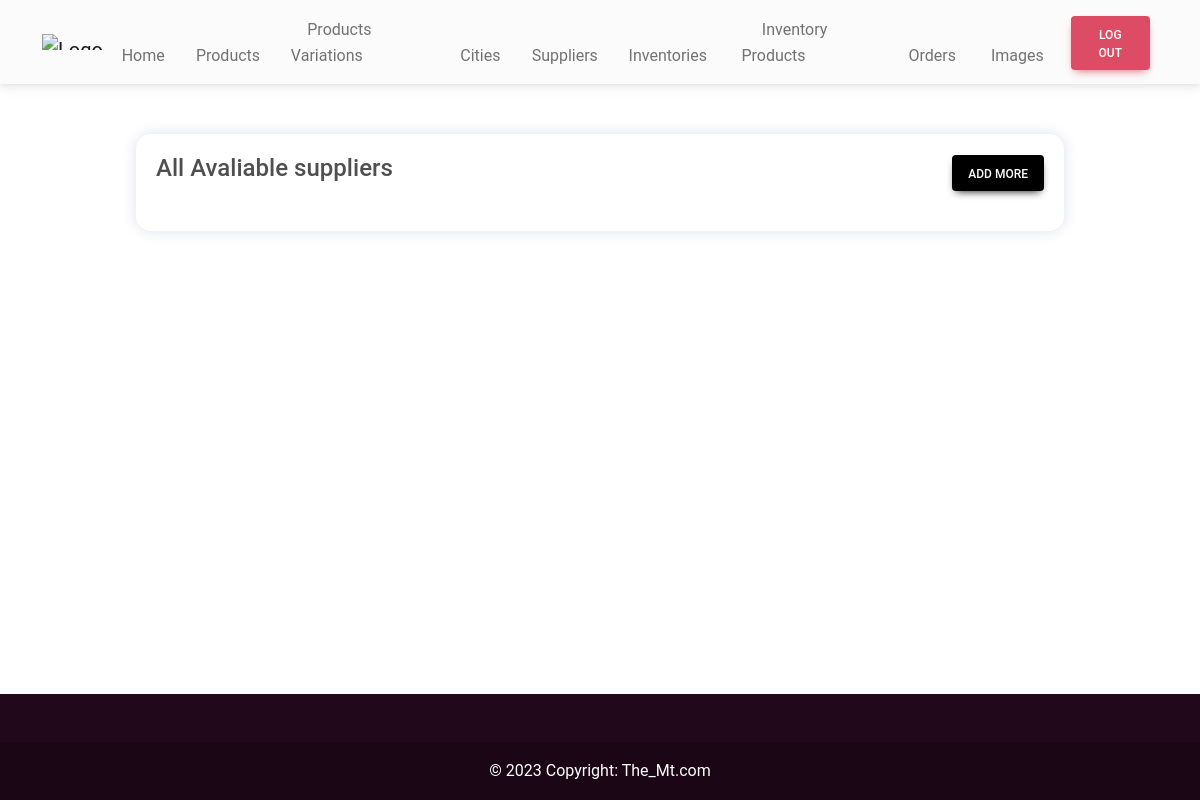
Before: /adminHome/supplierList/ (signed in) with the older database file.
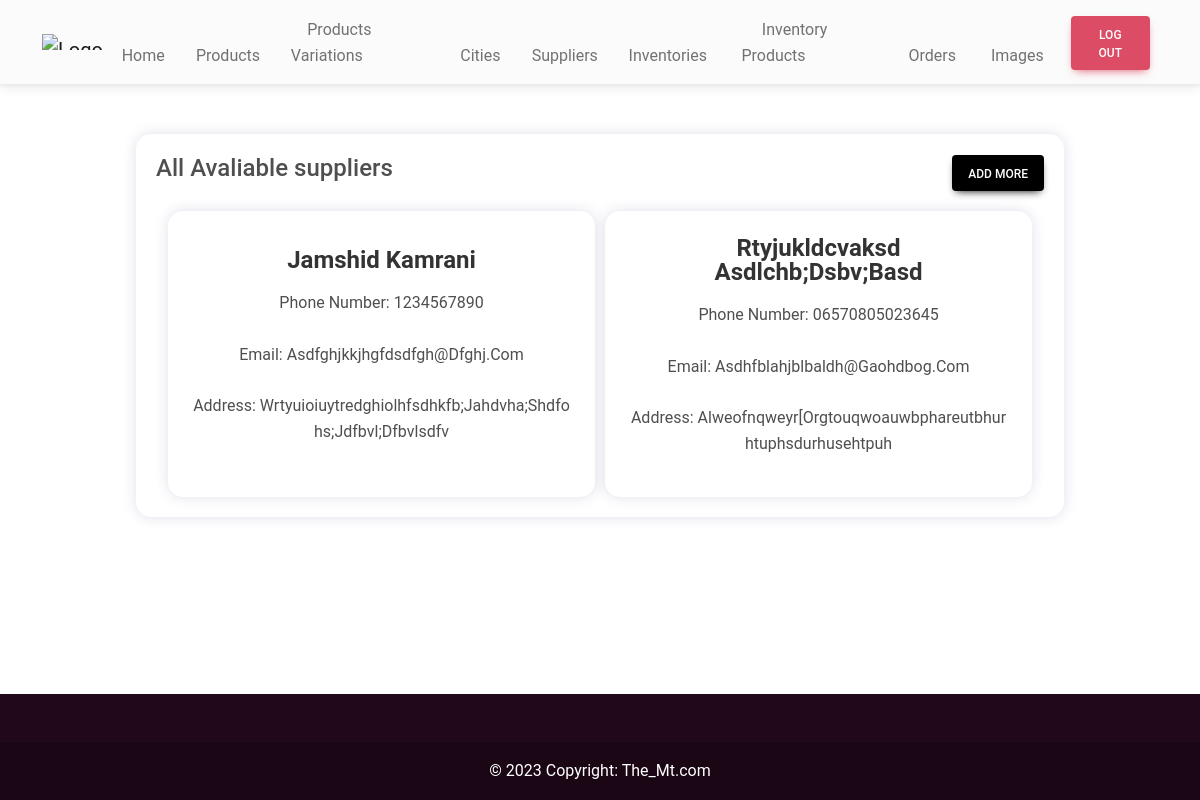
After: the same page with the newer database file.
### shop/models.py (models this page shows, shortened)
class Supplier(models.Model):
    firstName = models.CharField(max_length=50, default='')
    lastName = models.CharField(max_length=50, default='')
    phoneNum = models.CharField(null=False, blank=False, default="", unique=True, max_length=50)
    email = models.EmailField(default='')
    address = models.CharField(max_length=200, default='')

### shop/views.py (the view)
# urls.py: path('adminHome/supplierList/', SupplierListView.as_view(), name='supplierList'),
class SupplierListView(LoginRequiredMixin, ListView):
    model = Supplier
    template_name = 'supplierList.html'

### templates/supplierList.html (shortened to what this page needs)
{% extends 'adminBase.html' %}
{% load static %}
{% block cssLinks %}
<link rel="stylesheet" href="{% static 'css/supplier.css' %}" />
{% endblock cssLinks %}
{% block content %}
<section class="supplierList">
  <div class="wrapper">
    <div class="top">
      <h4>All Avaliable suppliers</h4>
      <a class="btn btn-black px-3" href="{% url  'supplierCreate' %}">Add more</a>
    </div>
    <div class="container">
      {% for supplier in object_list%}
      <div class="supplierCard">
        <h4>{{ supplier.firstName }} {{ supplier.lastName }}</h4>
        <p><span class="text-capitalize text-center me-1">Phone number:</span>{{ supplier.phoneNum }}</p>
        <p><span class="text-capitalize text-center me-1">email:</span>{{ supplier.email }}</p>
        <p><span class="text-capitalize text-center me-1">address:</span>{{ supplier.address }}</p>
      </div>
      {% endfor %}
    </div>
  </div>
</section>
{% endblock content %}

Changed rows visible on the page:
added Supplier: firstName "Jamshid", lastName "Kamrani", phoneNum "1234567890", email "Asdfghjkkjhgfdsdfgh@dfghj.com", address "Wrtyuioiuytredghiolhfsdhkfb;jahdvha;shdfohs;jdfbvl;dfbvlsdfv"
added Supplier: firstName "Rtyjukldcvaksd", lastName "Asdlchb;dsbv;basd", phoneNum "06570805023645", email "Asdhfblahjblbaldh@gaohdbog.com", address "Alweofnqweyr[orgtouqwoauwbphareutbhurhtuphsdurhusehtpuh"
